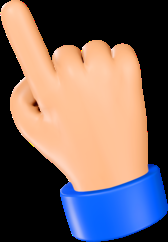
#> input picture images/pointer.png, 168 x 242 px, found by its file name
$ python menu.py
#> lines starting #> are read from the running program, lines starting #| are printed output that depends on the picture
from src2.gesture_recognition import GestureRecognition

import cv2
import numpy as np
import os

MUSIC_DIR = "music"
ALBUM_COVER_DIR = "album_cover"
COVER_SIZE = 300
GAP_SIZE = 25
HOVER_THRESH = 20

POINTER = cv2.imread('images/pointer.png', cv2.IMREAD_UNCHANGED)
#> POINTER is the input picture: shape (242, 168, 4); mean B, G, R, A 96.9, 97.4, 115, 140.7
POINTER_ALPHA = POINTER[:, :, 3]
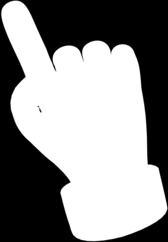
#> POINTER_ALPHA: shape (242, 168); min 0, max 255, mean 140.7
POINTER = POINTER[:, :, :3]
#> POINTER: shape (242, 168, 3)
POINTER_SIZE = (POINTER.shape[1], POINTER.shape[0])
#> POINTER_SIZE = (168, 242)

RADIUS = 30

VOLUME_BAR_POS = (100, 100)

TRIANGLE_SIZE = 200

class Menu():
    # [194 lines left out: functions __init__, pausingMusic, selectMusic, darkenSurrounding, blurFrame, drawVolumeBar and 6 more, not called in this run]
